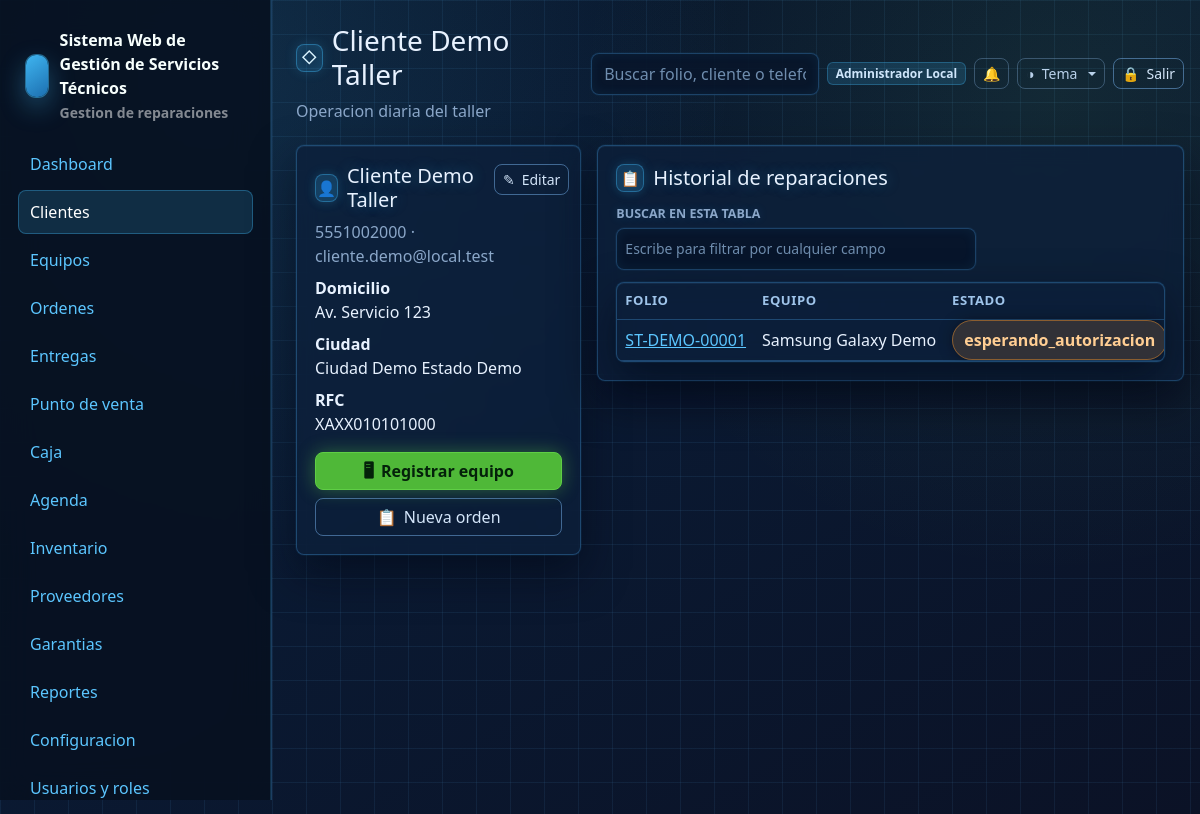
Page /clientes/1 (signed in) on the committed database.
### tables this page shows
CREATE TABLE users (
    id INT UNSIGNED AUTO_INCREMENT PRIMARY KEY,
    name VARCHAR(160) NOT NULL,
    email VARCHAR(190) NOT NULL UNIQUE,
    password VARCHAR(255) NOT NULL,
    phone VARCHAR(40) NULL,
    status ENUM('activo','inactivo','bloqueado') NOT NULL DEFAULT 'activo',
    last_login_at DATETIME NULL,
    created_at DATETIME NOT NULL DEFAULT CURRENT_TIMESTAMP,
    updated_at DATETIME NULL ON UPDATE CURRENT_TIMESTAMP,
    deleted_at DATETIME NULL
);

CREATE TABLE clientes (
    id INT UNSIGNED AUTO_INCREMENT PRIMARY KEY,
    nombre_completo VARCHAR(190) NOT NULL,
    telefono VARCHAR(40) NOT NULL,
    whatsapp VARCHAR(40) NULL,
    email VARCHAR(190) NULL,
    domicilio VARCHAR(255) NULL,
    ciudad VARCHAR(120) NULL,
    estado VARCHAR(120) NULL,
    codigo_postal VARCHAR(20) NULL,
    rfc VARCHAR(20) NULL,
    notas_internas TEXT NULL,
    estatus ENUM('activo','inactivo') NOT NULL DEFAULT 'activo',
    created_at DATETIME NOT NULL DEFAULT CURRENT_TIMESTAMP,
    updated_at DATETIME NULL ON UPDATE CURRENT_TIMESTAMP,
    deleted_at DATETIME NULL,
    INDEX idx_clientes_nombre (nombre_completo),
    INDEX idx_clientes_telefono (telefono),
    INDEX idx_clientes_email (email)
);

CREATE TABLE ordenes_servicio (
    id INT UNSIGNED AUTO_INCREMENT PRIMARY KEY,
    folio VARCHAR(60) NOT NULL UNIQUE,
    cliente_id INT UNSIGNED NOT NULL,
    equipo_id INT UNSIGNED NOT NULL,
    tecnico_id INT UNSIGNED NULL,
    recibido_por INT UNSIGNED NOT NULL,
    tipo_servicio VARCHAR(120) NOT NULL,
    falla_reportada TEXT NOT NULL,
    diagnostico_inicial TEXT NULL,
    prioridad ENUM('baja','normal','alta','urgente') NOT NULL DEFAULT 'normal',
    estado ENUM('recibida','en_revision','diagnosticada','esperando_autorizacion','autorizada','rechazada','en_reparacion','esperando_refaccion','reparada','no_reparable','lista_para_entrega','entregada','cancelada','garantia') NOT NULL DEFAULT 'recibida',
    fecha_recepcion DATETIME NOT NULL DEFAULT CURRENT_TIMESTAMP,
    fecha_estimada_entrega DATETIME NULL,
    fecha_real_entrega DATETIME NULL,
    costo_estimado DECIMAL(12,2) NOT NULL DEFAULT 0,
    costo_final DECIMAL(12,2) NOT NULL DEFAULT 0,
    anticipo DECIMAL(12,2) NOT NULL DEFAULT 0,
    saldo_pendiente DECIMAL(12,2) NOT NULL DEFAULT 0,
    garantia_ofrecida VARCHAR(160) NULL,
    observaciones_internas TEXT NULL,
    observaciones_cliente TEXT NULL,
    codigo_entrega VARCHAR(80) NULL UNIQUE,
    ubicacion_actual VARCHAR(120) NOT NULL DEFAULT 'Recepcion',
    token_publico VARCHAR(120) NOT NULL,
    firma_recepcion TEXT NULL,
    firma_entrega TEXT NULL,
    created_at DATETIME NOT NULL DEFAULT CURRENT_TIMESTAMP,
    updated_at DATETIME NULL ON UPDATE CURRENT_TIMESTAMP,
    deleted_at DATETIME NULL,
    CONSTRAINT fk_orden_cliente FOREIGN KEY (cliente_id) REFERENCES clientes(id),
    CONSTRAINT fk_orden_equipo FOREIGN KEY (equipo_id) REFERENCES equipos(id),
    CONSTRAINT fk_orden_tecnico FOREIGN KEY (tecnico_id) REFERENCES users(id) ON DELETE SET NULL,
    CONSTRAINT fk_orden_recibido FOREIGN KEY (recibido_por) REFERENCES users(id),
    INDEX idx_orden_folio (folio),
    INDEX idx_orden_cliente (cliente_id),
    INDEX idx_orden_equipo (equipo_id),
    INDEX idx_orden_estado (estado),
    INDEX idx_orden_codigo_entrega (codigo_entrega),
    INDEX idx_orden_tecnico (tecnico_id),
    INDEX idx_orden_fecha (fecha_recepcion)
);

CREATE TABLE equipos (
    id INT UNSIGNED AUTO_INCREMENT PRIMARY KEY,
    cliente_id INT UNSIGNED NOT NULL,
    tipo ENUM('celular','laptop','pc','consola','impresora','electrodomestico','herramienta','moto','otro') NOT NULL DEFAULT 'otro',
    marca_id INT UNSIGNED NULL,
    modelo_id INT UNSIGNED NULL,
    marca VARCHAR(120) NULL,
    modelo VARCHAR(120) NULL,
    numero_serie VARCHAR(120) NULL,
    imei VARCHAR(80) NULL,
    color VARCHAR(80) NULL,
    password_equipo VARCHAR(120) NULL,
    accesorios_recibidos TEXT NULL,
    estado_fisico TEXT NULL,
    observaciones TEXT NULL,
    created_at DATETIME NOT NULL DEFAULT CURRENT_TIMESTAMP,
    updated_at DATETIME NULL ON UPDATE CURRENT_TIMESTAMP,
    deleted_at DATETIME NULL,
    CONSTRAINT fk_equipos_cliente FOREIGN KEY (cliente_id) REFERENCES clientes(id),
    CONSTRAINT fk_equipos_marca FOREIGN KEY (marca_id) REFERENCES equipo_marcas(id) ON DELETE SET NULL,
    CONSTRAINT fk_equipos_modelo FOREIGN KEY (modelo_id) REFERENCES equipo_modelos(id) ON DELETE SET NULL,
    INDEX idx_equipos_cliente (cliente_id),
    INDEX idx_equipos_marca (marca_id),
    INDEX idx_equipos_modelo (modelo_id),
    INDEX idx_equipos_tipo (tipo),
    INDEX idx_equipos_serie (numero_serie),
    INDEX idx_equipos_imei (imei)
);

### resources/views/clientes/show.php (the view, shortened to what the rows shown need)
<div class="row g-3">
    <div class="col-lg-4">
        <div class="glass-card">
            <div class="d-flex justify-content-between align-items-start">
                <div>
                    <h2 class="h5" data-icon="&#128100;"><?= e($cliente['nombre_completo']) ?></h2>
                    <p class="text-muted mb-2"><?= e($cliente['telefono']) ?> · <?= e($cliente['email'] ?: 'sin email') ?></p>
                </div>
                <a class="btn btn-outline-dark btn-sm" data-icon="&#9998;" href="<?= e(url('/clientes/' . $cliente['id'] . '/edit')) ?>">Editar</a>
            </div>
            <dl class="mb-0">
                <dt>Domicilio</dt><dd><?= e($cliente['domicilio'] ?: '-') ?></dd>
                <dt>Ciudad</dt><dd><?= e(trim(($cliente['ciudad'] ?? '') . ' ' . ($cliente['estado'] ?? '')) ?: '-') ?></dd>
                <dt>RFC</dt><dd><?= e($cliente['rfc'] ?: '-') ?></dd>
            </dl>
            <div class="d-grid gap-2 mt-3">
                <a class="btn btn-primary" data-icon="&#128421;" href="<?= e(url('/equipos/create?cliente_id=' . $cliente['id'])) ?>">Registrar equipo</a>
                <a class="btn btn-outline-dark" data-icon="&#128203;" href="<?= e(url('/ordenes/create')) ?>">Nueva orden</a>
            </div>
        </div>
    </div>
    <div class="col-lg-8">
        <div class="glass-card">
            <h2 class="h5" data-icon="&#128203;">Historial de reparaciones</h2>
            <div class="table-wrap">
                <table class="table align-middle">
                    <thead><tr><th>Folio</th><th>Equipo</th><th>Estado</th><th>Recepcion</th><th>Saldo</th></tr></thead>
                    <tbody>
                    <?php foreach ($historial as $orden): ?>
                        <tr>
                            <td><a href="<?= e(url('/ordenes/' . $orden['id'])) ?>"><?= e($orden['folio']) ?></a></td>
                            <td><?= e(trim($orden['marca'] . ' ' . $orden['modelo']) ?: $orden['tipo']) ?></td>
                            <td><span class="badge-state status-<?= e($orden['estado']) ?>"><?= e($orden['estado']) ?></span></td>
                            <td><?= e(formatearMoneda((float) $orden['saldo_pendiente'])) ?></td>
                        </tr>
                    <?php endforeach; ?>
                    </tbody>
                </table>
            </div>
        </div>
    </div>
</div>

### app/Core/Router.php (shortened to what the rows shown need)
<?php
final class Router
{
    private array $routes = [];
    private function add(string $method, string $path, callable|array $handler): void
    {
        $pattern = preg_replace('#\{([a-zA-Z_][a-zA-Z0-9_]*)\}#', '(?P<$1>[^/]+)', $path);
        $this->routes[] = [
            'method' => $method,
            'path' => $path,
            'pattern' => '#^' . $pattern . '$#',
            'handler' => $handler,
        ];
    }
    public function dispatch(Request $request): void
    {
        foreach ($this->routes as $route) {
            if ($route['method'] !== $request->method()) {
                continue;
            }
            if (preg_match($route['pattern'], $request->path(), $matches)) {
                $params = array_filter($matches, 'is_string', ARRAY_FILTER_USE_KEY);
                $handler = $route['handler'];
                if (is_array($handler)) {
                    [$class, $method] = $handler;
                    $controller = new $class();
                    $controller->{$method}($request, ...array_values($params));
                    return;
                }
                return;
            }
        }
    }
}

### resources/views/layouts/app.php (shortened to what the rows shown need)
<?php
$user = Auth::user();
$appConfig = require BASE_PATH . '/config/app.php';
$systemName = (string) ($appConfig['name'] ?? 'Servicio Tecnico');
$systemCurrency = 'MXN';
$businessLogo = '';
try {
    $cfg = new ConfiguracionService();
    $systemName = trim((string) $cfg->get('sistema.nombre', $systemName)) ?: $systemName;
    $systemCurrency = monedaSistema($systemCurrency);
    $businessLogo = config_asset_src((string) $cfg->get('negocio.logo_url', ''));
} catch (Throwable) {
    $businessLogo = '';
}
?>
<!doctype html>
<html lang="es">
<head>
    <link href="https://cdn.jsdelivr.net/npm/bootstrap@5.3.3/dist/css/bootstrap.min.css" rel="stylesheet">
    <link href="<?= e(asset('css/app.css') . '?v=20260708-pos-modal-theme') ?>" rel="stylesheet">
    <link href="<?= e(asset('css/themes/crystal.css') . '?v=20260708-pos-modal-theme') ?>" rel="stylesheet">
    <link href="<?= e(asset('css/themes/dark.css') . '?v=20260708-pos-modal-theme') ?>" rel="stylesheet">
    <link href="<?= e(asset('css/themes/live.css') . '?v=20260708-pos-modal-theme') ?>" rel="stylesheet">
    <link href="<?= e(asset('css/themes/blueprint.css') . '?v=20260708-pos-modal-theme') ?>" rel="stylesheet">
</head>
<body data-currency="<?= e($systemCurrency) ?>">
<div class="app-shell">
    <aside class="sidebar" id="app-sidebar">
        <div class="brand">
            <?php if ($businessLogo !== ''): ?>
                <img class="brand-logo" src="<?= e($businessLogo) ?>" alt="<?= e($systemName) ?>">
            <?php else: ?>
                <div class="brand-mark"></div>
            <?php endif; ?>
            <div>
                <div><?= e($systemName) ?></div>
                <small class="text-white-50">Gestion de reparaciones</small>
            </div>
        </div>
        <nav class="nav flex-column">
            <?php foreach ([
                ['Dashboard', '/', 'dashboard'],
                ['Clientes', '/clientes', 'clientes'],
                ['Equipos', '/equipos', 'equipos'],
                ['Ordenes', '/ordenes', 'ordenes'],
                ['Entregas', '/entregas', 'ordenes'],
                ['Punto de venta', '/punto-venta', 'punto_venta'],
                ['Caja', '/caja', 'caja'],
                ['Agenda', '/agenda', 'agenda'],
                ['Inventario', '/inventario', 'inventario'],
                ['Proveedores', '/proveedores', 'proveedores'],
                ['Garantias', '/garantias', 'garantias'],
                ['Reportes', '/reportes', 'reportes'],
                ['Configuracion', '/configuracion', 'configuracion'],
                ['Usuarios y roles', '/usuarios', 'usuarios'],
                ['Licencia demo', '/licencia', 'licencias'],
            ] as [$label, $href, $module]): ?>
                <?php if (Auth::can($module, 'ver')): ?>
                    <a class="nav-link <?= e(is_active($href)) ?>" href="<?= e(url($href)) ?>"><?= e($label) ?></a>
                <?php endif; ?>
            <?php endforeach; ?>
        </nav>
    </aside>
    <main class="main">
        <header class="topbar">
            <div class="topbar-title">
                <h1 class="h3 mb-1" data-icon="&#9671;"><?= e($title ?? '') ?></h1>
                <div class="text-muted">Operacion diaria del taller</div>
            </div>
            <div class="d-flex align-items-center gap-2 topbar-actions">
                <form class="d-none d-md-block" action="<?= e(url('/ordenes')) ?>">
                    <input class="form-control" name="q" placeholder="Buscar folio, cliente o telefono">
                </form>
                <span class="badge text-bg-light topbar-user"><?= e($user['name'] ?? 'Usuario') ?></span>
                <div class="dropdown">
                    <button class="btn btn-outline-secondary btn-sm notif-bell" type="button" data-bs-toggle="dropdown" aria-expanded="false" aria-label="Notificaciones">
                        &#128276;
                    </button>
                </div>
                <div class="dropdown theme-switcher">
                    <button class="btn btn-outline-secondary btn-sm dropdown-toggle" type="button" data-bs-toggle="dropdown" aria-expanded="false" aria-label="Tema" data-icon="&#9681;"><span class="btn-label">Tema</span></button>
                </div>
                <form method="post" action="<?= e(url('/logout')) ?>">
                    <button class="btn btn-outline-dark btn-sm" aria-label="Salir" data-icon="&#128274;"><span class="btn-label">Salir</span></button>
                </form>
            </div>
        </header>
        <?= $content ?>
    </main>
</div>
</body>
</html>

### rows in the picture
users: name "Administrador Local"
clientes: nombre_completo "Cliente Demo Taller", telefono "5551002000", email "cliente.demo@local.test", domicilio "Av. Servicio 123", ciudad+estado "Ciudad Demo Estado Demo", rfc "XAXX010101000"
ordenes_servicio: folio "ST-DEMO-00001", equipo.modelo "Samsung Galaxy Demo", estado "esperando_autorizacion"

### other values in the picture
$systemName "Sistema Web de Gestión de Servicios Técnicos"
$label "Dashboard"
$label "Clientes"
$label "Equipos"
$label "Ordenes"
$label "Entregas"
$label "Punto de venta"
$label "Caja"
$label "Agenda"
$label "Inventario"
$label "Proveedores"
$label "Garantias"
$label "Reportes"
$label "Configuracion"
$label "Usuarios y roles"
